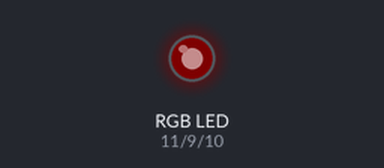
A sketch run on a simulated Arduino Uno, built with avr-gcc and run on an emulated ATmega328P. Shown: an RGB LED mixed from three pins (HIGH = lit). Dim RGB values are drawn brighter than linear.

Above: at 0.05 s.
At 2.15 s:
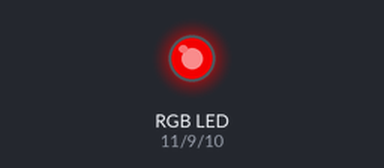
At 3.75 s:
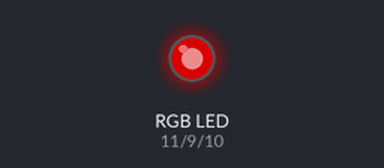
At 7.45 s:
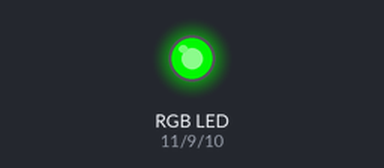
At 11.35 s:
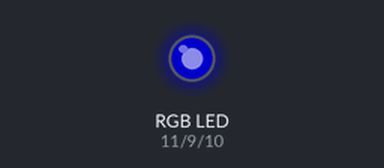
At 14.85 s:
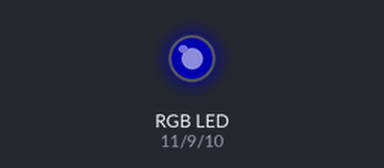
Timing chart, 0 to 20.0 s (numbered marks = the images above):
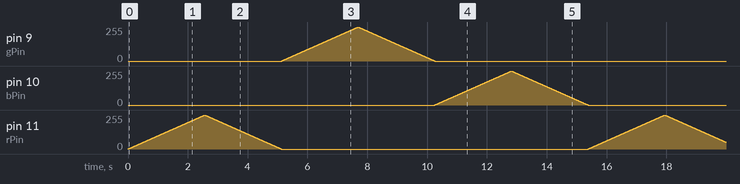

The sketch:

xch_t04_2.ino
```cpp
const int rPin = 11;
const int bPin = 10;
const int gPin = 9;

int rVal = 0;
int gVal = 0;
int bVal = 0;
int rDir = 0;
int gDir = 0;
int bDir = 0;

int i = 0;

void setup() {
  pinMode(rPin, OUTPUT);
  pinMode(gPin, OUTPUT);
  pinMode(bPin, OUTPUT);
}

void loop() {
  switch (i / 255) {
    case 0:
      rDir = 1; gDir = 0; bDir = 0; break;
    case 1:
      rDir = -1; gDir = 0; bDir = 0; break;
    case 2:
      rDir = 0; gDir = 1; bDir = 0; break;
    case 3:
      rDir = 0; gDir = -1; bDir = 0; break;
    case 4:
      rDir = 0; gDir = 0; bDir = 1; break;
    case 5:
      rDir = 0; gDir = 0; bDir = -1; break;
    default:
      rDir = 0; gDir = 0; bDir = 0;
  }

  analogWrite(rPin, rVal);
  analogWrite(gPin, gVal);
  analogWrite(bPin, bVal);

  rVal = rVal + rDir;
  gVal = gVal + gDir;
  bVal = bVal + bDir;

  i++;

  if (i == 255 * 6) {
    i = 0;
  }

  delay(10);
}
```
